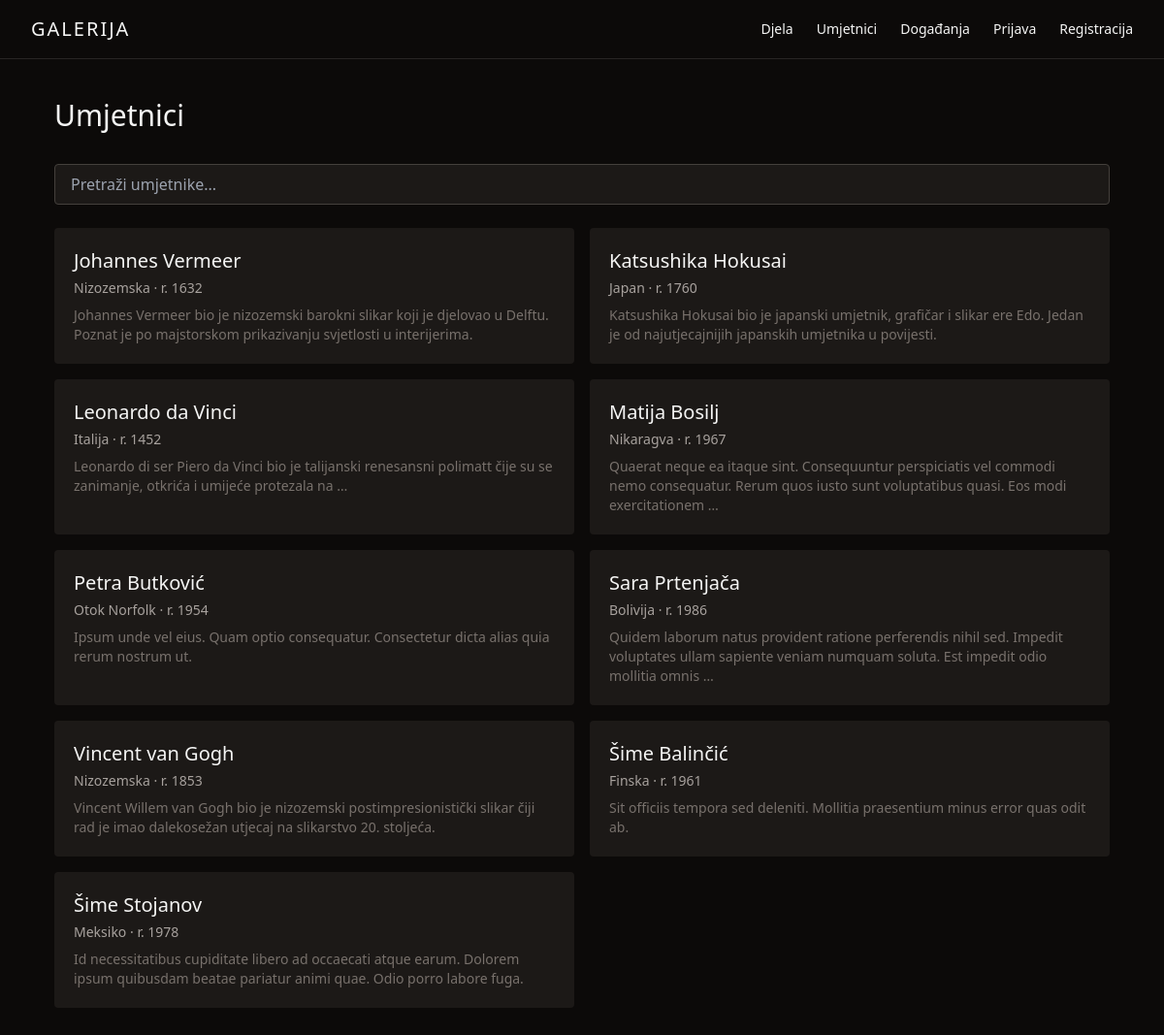
Screenshot of /artists/ with the database file from the repository.
### gallery/models.py (models this page shows, shortened)
class Artist(models.Model):
    name = models.CharField(max_length=200)
    bio = models.TextField()
    nationality = models.CharField(max_length=100)
    birth_year = models.IntegerField()
    website = models.URLField(blank=True)
    image = models.ImageField(upload_to='artists/', blank=True)
    created_at = models.DateTimeField(auto_now_add=True)

### gallery/views.py (the view)
# urls.py: path('artists/', views.ArtistListView.as_view(), name='artist-list'),
class ArtistListView(ListView):
    model = Artist
    template_name = 'gallery/artist_list.html'
    context_object_name = 'artists'
    def get_queryset(self):
        qs = super().get_queryset().order_by('name')
        q = self.request.GET.get('q')
        if q:
            qs = qs.filter(Q(name__icontains=q) | Q(nationality__icontains=q))
        return qs

### gallery/templates/gallery/artist_list.html (shortened to what this page needs)
{% extends 'gallery/base.html' %}
{% block content %}
<div class="flex justify-between items-center mb-8">
    <h1 class="text-3xl font-light">Umjetnici</h1>
</div>
<form method="get" class="mb-6">
    <input type="text" name="q" value="{{ request.GET.q }}" placeholder="Pretraži umjetnike..."
        class="w-full bg-stone-900 border border-stone-700 rounded px-4 py-2 focus:outline-none focus:border-amber-400">
</form>
<div class="grid grid-cols-1 md:grid-cols-2 gap-4">
    {% for artist in artists %}
    <div class="bg-stone-900 rounded p-5">
        <a href="{% url 'artist-detail' artist.pk %}" class="text-xl hover:text-amber-400 transition">{{ artist.name }}</a>
        <p class="text-stone-400 text-sm mt-1">{{ artist.nationality }} · r. {{ artist.birth_year }}</p>
        <p class="text-stone-500 text-sm mt-2">{{ artist.bio|truncatewords:20 }}</p>
    </div>
    {% empty %}
    <p class="text-stone-500">Nema umjetnika.</p>
    {% endfor %}
</div>
{% endblock %}

### rows the page displays
Artist: name "Johannes Vermeer", nationality "Nizozemska", birth_year "1632", bio "Johannes Vermeer bio je nizozemski barokni slikar koji je djelovao u Delftu. Poznat je po majstorskom prikazivanju svjetlosti u interijerima."
Artist: name "Katsushika Hokusai", nationality "Japan", birth_year "1760", bio "Katsushika Hokusai bio je japanski umjetnik, grafičar i slikar ere Edo. Jedan je od najutjecajnijih japanskih umjetnika u povijesti."
Artist: name "Leonardo da Vinci", nationality "Italija", birth_year "1452", bio "Leonardo di ser Piero da Vinci bio je talijanski renesansni polimatt čije su se zanimanje, otkrića i umijeće protezala na …"
Artist: name "Matija Bosilj", nationality "Nikaragva", birth_year "1967", bio "Quaerat neque ea itaque sint. Consequuntur perspiciatis vel commodi nemo consequatur. Rerum quos iusto sunt voluptatibus quasi. Eos modi exercitationem …"
Artist: name "Petra Butković", nationality "Otok Norfolk", birth_year "1954", bio "Ipsum unde vel eius. Quam optio consequatur. Consectetur dicta alias quia rerum nostrum ut."
Artist: name "Sara Prtenjača", nationality "Bolivija", birth_year "1986", bio "Quidem laborum natus provident ratione perferendis nihil sed. Impedit voluptates ullam sapiente veniam numquam soluta. Est impedit odio mollitia omnis …"
Artist: name "Vincent van Gogh", nationality "Nizozemska", birth_year "1853", bio "Vincent Willem van Gogh bio je nizozemski postimpresionistički slikar čiji rad je imao dalekosežan utjecaj na slikarstvo 20. stoljeća."
Artist: name "Šime Balinčić", nationality "Finska", birth_year "1961", bio "Sit officiis tempora sed deleniti. Mollitia praesentium minus error quas odit ab."
Artist: name "Šime Stojanov", nationality "Meksiko", birth_year "1978", bio "Id necessitatibus cupiditate libero ad occaecati atque earum. Dolorem ipsum quibusdam beatae pariatur animi quae. Odio porro labore fuga."
